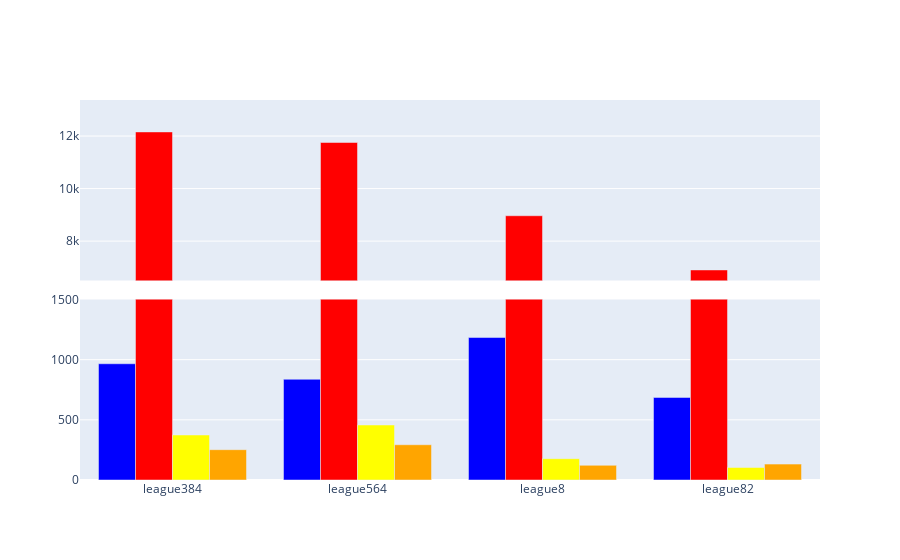

Write notebook code for a chart like this one.
### Code cell
cut_interval = [1500, 6500]

data=[
    go.Bar(name='VAR', x=league_names, y=[966, 837, 1184,686], marker_color='blue', showlegend=False),
    go.Bar(name='Yellowcard', x=league_names, y=[12158, 11755, 8966, 6902], marker_color='red', showlegend=False),
    go.Bar(name='Redcard', x=league_names, y=[374, 457, 177, 104], marker_color='yellow', showlegend=False),
    go.Bar(name='Yellow/Red card', x=league_names, y=[252, 293, 122, 132], marker_color='orange', showlegend=False)
]

fig = make_subplots(
    rows=2,
    cols=1,
    vertical_spacing=0.05,
    shared_xaxes=True,
)
for trace in data:
    fig.add_trace(trace, row=1, col=1)

# Adjust y-axis range for the upper part
fig.update_yaxes(range=[cut_interval[1], max(max(trace.y for trace in data)) * 1.1], row=1, col=1)
fig.update_xaxes(visible=False, row=1, col=1)

# Add data to the second subplot (lower part) with low range
for trace in data:
    fig.add_trace(trace, row=2, col=1)

# Adjust y-axis range for the lower part
fig.update_yaxes(range=[0, cut_interval[0]], row=2, col=1)

fig.show()

### Figure 1 — Plotly figure (JSON) as saved in the notebook; plotly's stock layout.template omitted (floating-point values rounded to 4 significant figures)
{"data": [{"marker": {"color": "blue"}, "name": "VAR", "showlegend": false, "type": "bar", "x": ["league384", "league564", "league8", "league82"], "xaxis": "x", "y": [966, 837, 1184, 686], "yaxis": "y"}, {"marker": {"color": "red"}, "name": "Yellowcard", "showlegend": false, "type": "bar", "x": ["league384", "league564", "league8", "league82"], "xaxis": "x", "y": [12158, 11755, 8966, 6902], "yaxis": "y"}, {"marker": {"color": "yellow"}, "name": "Redcard", "showlegend": false, "type": "bar", "x": ["league384", "league564", "league8", "league82"], "xaxis": "x", "y": [374, 457, 177, 104], "yaxis": "y"}, {"marker": {"color": "orange"}, "name": "Yellow/Red card", "showlegend": false, "type": "bar", "x": ["league384", "league564", "league8", "league82"], "xaxis": "x", "y": [252, 293, 122, 132], "yaxis": "y"}, {"marker": {"color": "blue"}, "name": "VAR", "showlegend": false, "type": "bar", "x": ["league384", "league564", "league8", "league82"], "xaxis": "x2", "y": [966, 837, 1184, 686], "yaxis": "y2"}, {"marker": {"color": "red"}, "name": "Yellowcard", "showlegend": false, "type": "bar", "x": ["league384", "league564", "league8", "league82"], "xaxis": "x2", "y": [12158, 11755, 8966, 6902], "yaxis": "y2"}, {"marker": {"color": "yellow"}, "name": "Redcard", "showlegend": false, "type": "bar", "x": ["league384", "league564", "league8", "league82"], "xaxis": "x2", "y": [374, 457, 177, 104], "yaxis": "y2"}, {"marker": {"color": "orange"}, "name": "Yellow/Red card", "showlegend": false, "type": "bar", "x": ["league384", "league564", "league8", "league82"], "xaxis": "x2", "y": [252, 293, 122, 132], "yaxis": "y2"}], "layout": {"xaxis": {"anchor": "y", "domain": [0, 1], "matches": "x2", "showticklabels": false, "visible": false}, "xaxis2": {"anchor": "y2", "domain": [0, 1]}, "yaxis": {"anchor": "x", "domain": [0.525, 1], "range": [6500, 13370.0]}, "yaxis2": {"anchor": "x2", "domain": [0, 0.475], "range": [0, 1500]}}}
